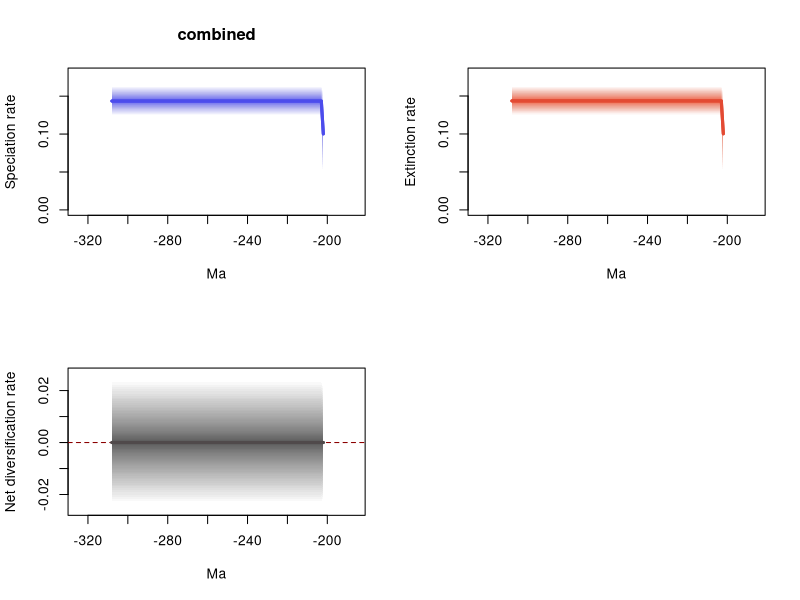

Write R code to recreate this figure.
# 1 files combined:
# 	C:\Users\SimoesLabAdmin\Documents\BDNN_Arielli\temnospondyli\mcmc_no_predictors\A_mcmc_200_Iterations/combined_10_marginal_rates.log

# 95% HPDs calculated using code from Biopy (https://www.cs.auckland.ac.nz/~yhel002/biopy/)

pdf(file='C:/Users/SimoesLabAdmin/Documents/BDNN_Arielli/temnospondyli/mcmc_no_predictors/A_mcmc_200_Iterations/combined_10_marginal_rates_RTT.pdf',width=10.8, height=8.4)
par(mfrow=c(2,2))
library(scales)
plot_RTT <- function (age,hpd_M,hpd_m,mean_m,color){
    N=100
    beta=(1:(N-1))/N
    alpha_shape=0.25
    cat=1-(beta^(1./alpha_shape))
    for (i in 1:(N-1)){
        trans= 1/N + 2/N
        polygon(c(age, rev(age)), c(hpd_M-((hpd_M-mean_m)*cat[i]), rev(hpd_m+((mean_m-hpd_m)*cat[i]))), col = alpha(color,trans), border = NA)
    }
    lines(rev(age), rev(mean_m), col = color, lwd=3)
}
    
L_hpd_m95=c(NA, NA,NA,NA,NA,NA,NA,NA,NA,NA,NA,NA,NA,NA,NA,NA,NA,NA,NA,NA,NA,NA,NA,NA,NA,NA,NA,NA,NA,NA,NA,NA,NA,NA,NA,NA,NA,NA,NA,NA,NA,NA,NA,NA,NA,NA,NA,NA,NA,NA,NA,NA,NA,NA,NA,NA,NA,NA,NA,NA,NA,NA,NA,NA,NA,NA,NA,NA,NA,NA,NA,NA,NA,NA,NA,NA,NA,NA,NA,NA,NA,NA,NA,NA,NA,NA,NA,NA,NA,NA,NA,NA,NA,NA,NA,NA,NA,NA,NA,NA,NA,NA,NA,NA,NA,NA,NA,NA,NA,NA,NA,NA,NA,NA,NA,NA,NA,NA,NA,NA,NA,NA,NA,NA,NA,NA,NA,NA,NA,NA,NA,NA,NA,NA,NA,NA,NA,NA,NA,NA,NA,NA,NA,NA,NA,NA,NA,NA,NA,NA,NA,NA,NA,NA,NA,NA,NA,NA,NA,NA,NA,NA,NA,NA,NA,NA,NA,NA,NA,NA,NA,NA,NA,NA,NA,NA,NA,NA,NA,NA,NA,NA,NA,NA,NA,NA,NA,NA,NA,NA,NA,NA,NA,NA,NA,NA,NA,NA,NA,NA,NA,NA,0.0,0.124987,0.124987,0.124987,0.124987,0.124987,0.124987,0.124987,0.124987,0.124987,0.124987,0.124987,0.124987,0.124987,0.124987,0.124987,0.124987,0.124987,0.124987,0.124987,0.124987,0.124987,0.124987,0.124987,0.124987,0.124987,0.124987,0.124987,0.124987,0.124987,0.124987,0.124987,0.124987,0.124987,0.124987,0.124987,0.124987,0.124987,0.124987,0.124987,0.124987,0.124987,0.124987,0.124987,0.124987,0.124987,0.124987,0.124987,0.124987,0.124987,0.124987,0.124987,0.124987,0.124987,0.124987,0.124987,0.124987,0.124987,0.124987,0.124987,0.124987,0.124987,0.124987,0.124987,0.124987,0.124987,0.124987,0.124987,0.124987,0.124987,0.124987,0.124987,0.124987,0.124987,0.124987,0.124987,0.124987,0.124987,0.124987,0.124987,0.124987,0.124987,0.124987,0.124987,0.124987,0.124987,0.124987,0.124987,0.124987,0.124987,0.124987,0.124987,0.124987,0.124987,0.124987,0.124987,0.124987,0.124987,0.124987,0.124987,0.124987,0.124987,0.124987,0.124987,0.124987,0.124987,0.124987)
L_hpd_M95=c(NA, NA,NA,NA,NA,NA,NA,NA,NA,NA,NA,NA,NA,NA,NA,NA,NA,NA,NA,NA,NA,NA,NA,NA,NA,NA,NA,NA,NA,NA,NA,NA,NA,NA,NA,NA,NA,NA,NA,NA,NA,NA,NA,NA,NA,NA,NA,NA,NA,NA,NA,NA,NA,NA,NA,NA,NA,NA,NA,NA,NA,NA,NA,NA,NA,NA,NA,NA,NA,NA,NA,NA,NA,NA,NA,NA,NA,NA,NA,NA,NA,NA,NA,NA,NA,NA,NA,NA,NA,NA,NA,NA,NA,NA,NA,NA,NA,NA,NA,NA,NA,NA,NA,NA,NA,NA,NA,NA,NA,NA,NA,NA,NA,NA,NA,NA,NA,NA,NA,NA,NA,NA,NA,NA,NA,NA,NA,NA,NA,NA,NA,NA,NA,NA,NA,NA,NA,NA,NA,NA,NA,NA,NA,NA,NA,NA,NA,NA,NA,NA,NA,NA,NA,NA,NA,NA,NA,NA,NA,NA,NA,NA,NA,NA,NA,NA,NA,NA,NA,NA,NA,NA,NA,NA,NA,NA,NA,NA,NA,NA,NA,NA,NA,NA,NA,NA,NA,NA,NA,NA,NA,NA,NA,NA,NA,NA,NA,NA,NA,NA,NA,NA,0.157861,0.163543,0.163543,0.163543,0.163543,0.163543,0.163543,0.163543,0.163543,0.163543,0.163543,0.163543,0.163543,0.163543,0.163543,0.163543,0.163543,0.163543,0.163543,0.163543,0.163543,0.163543,0.163543,0.163543,0.163543,0.163543,0.163543,0.163543,0.163543,0.163543,0.163543,0.163543,0.163543,0.163543,0.163543,0.163543,0.163543,0.163543,0.163543,0.163543,0.163543,0.163543,0.163543,0.163543,0.163543,0.163543,0.163543,0.163543,0.163543,0.163543,0.163543,0.163543,0.163543,0.163543,0.163543,0.163543,0.163543,0.163543,0.163543,0.163543,0.163543,0.163543,0.163543,0.163543,0.163543,0.163543,0.163543,0.163543,0.163543,0.163543,0.163543,0.163543,0.163543,0.163543,0.163543,0.163543,0.163543,0.163543,0.163543,0.163543,0.163543,0.163543,0.163543,0.163543,0.163543,0.163543,0.163543,0.163543,0.163543,0.163543,0.163543,0.163543,0.163543,0.163543,0.163543,0.163543,0.163543,0.163543,0.163543,0.163543,0.163543,0.163543,0.163543,0.163543,0.163543,0.163543,0.163543)
M_hpd_m95=c(NA, NA,NA,NA,NA,NA,NA,NA,NA,NA,NA,NA,NA,NA,NA,NA,NA,NA,NA,NA,NA,NA,NA,NA,NA,NA,NA,NA,NA,NA,NA,NA,NA,NA,NA,NA,NA,NA,NA,NA,NA,NA,NA,NA,NA,NA,NA,NA,NA,NA,NA,NA,NA,NA,NA,NA,NA,NA,NA,NA,NA,NA,NA,NA,NA,NA,NA,NA,NA,NA,NA,NA,NA,NA,NA,NA,NA,NA,NA,NA,NA,NA,NA,NA,NA,NA,NA,NA,NA,NA,NA,NA,NA,NA,NA,NA,NA,NA,NA,NA,NA,NA,NA,NA,NA,NA,NA,NA,NA,NA,NA,NA,NA,NA,NA,NA,NA,NA,NA,NA,NA,NA,NA,NA,NA,NA,NA,NA,NA,NA,NA,NA,NA,NA,NA,NA,NA,NA,NA,NA,NA,NA,NA,NA,NA,NA,NA,NA,NA,NA,NA,NA,NA,NA,NA,NA,NA,NA,NA,NA,NA,NA,NA,NA,NA,NA,NA,NA,NA,NA,NA,NA,NA,NA,NA,NA,NA,NA,NA,NA,NA,NA,NA,NA,NA,NA,NA,NA,NA,NA,NA,NA,NA,NA,NA,NA,NA,NA,NA,NA,NA,NA,0.0,0.124906,0.124906,0.124906,0.124906,0.124906,0.124906,0.124906,0.124906,0.124906,0.124906,0.124906,0.124906,0.124906,0.124906,0.124906,0.124906,0.124906,0.124906,0.124906,0.124906,0.124906,0.124906,0.124906,0.124906,0.124906,0.124906,0.124906,0.124906,0.124906,0.124906,0.124906,0.124906,0.124906,0.124906,0.124906,0.124906,0.124906,0.124906,0.124906,0.124906,0.124906,0.124906,0.124906,0.124906,0.124906,0.124906,0.124906,0.124906,0.124906,0.124906,0.124906,0.124906,0.124906,0.124906,0.124906,0.124906,0.124906,0.124906,0.124906,0.124906,0.124906,0.124906,0.124906,0.124906,0.124906,0.124906,0.124906,0.124906,0.124906,0.124906,0.124906,0.124906,0.124906,0.124906,0.124906,0.124906,0.124906,0.124906,0.124906,0.124906,0.124906,0.124906,0.124906,0.124906,0.124906,0.124906,0.124906,0.124906,0.124906,0.124906,0.124906,0.124906,0.124906,0.124906,0.124906,0.124906,0.124906,0.124906,0.124906,0.124906,0.124906,0.124906,0.124906,0.124906,0.124906,0.124906)
M_hpd_M95=c(NA, NA,NA,NA,NA,NA,NA,NA,NA,NA,NA,NA,NA,NA,NA,NA,NA,NA,NA,NA,NA,NA,NA,NA,NA,NA,NA,NA,NA,NA,NA,NA,NA,NA,NA,NA,NA,NA,NA,NA,NA,NA,NA,NA,NA,NA,NA,NA,NA,NA,NA,NA,NA,NA,NA,NA,NA,NA,NA,NA,NA,NA,NA,NA,NA,NA,NA,NA,NA,NA,NA,NA,NA,NA,NA,NA,NA,NA,NA,NA,NA,NA,NA,NA,NA,NA,NA,NA,NA,NA,NA,NA,NA,NA,NA,NA,NA,NA,NA,NA,NA,NA,NA,NA,NA,NA,NA,NA,NA,NA,NA,NA,NA,NA,NA,NA,NA,NA,NA,NA,NA,NA,NA,NA,NA,NA,NA,NA,NA,NA,NA,NA,NA,NA,NA,NA,NA,NA,NA,NA,NA,NA,NA,NA,NA,NA,NA,NA,NA,NA,NA,NA,NA,NA,NA,NA,NA,NA,NA,NA,NA,NA,NA,NA,NA,NA,NA,NA,NA,NA,NA,NA,NA,NA,NA,NA,NA,NA,NA,NA,NA,NA,NA,NA,NA,NA,NA,NA,NA,NA,NA,NA,NA,NA,NA,NA,NA,NA,NA,NA,NA,NA,0.157856,0.163307,0.163307,0.163307,0.163307,0.163307,0.163307,0.163307,0.163307,0.163307,0.163307,0.163307,0.163307,0.163307,0.163307,0.163307,0.163307,0.163307,0.163307,0.163307,0.163307,0.163307,0.163307,0.163307,0.163307,0.163307,0.163307,0.163307,0.163307,0.163307,0.163307,0.163307,0.163307,0.163307,0.163307,0.163307,0.163307,0.163307,0.163307,0.163307,0.163307,0.163307,0.163307,0.163307,0.163307,0.163307,0.163307,0.163307,0.163307,0.163307,0.163307,0.163307,0.163307,0.163307,0.163307,0.163307,0.163307,0.163307,0.163307,0.163307,0.163307,0.163307,0.163307,0.163307,0.163307,0.163307,0.163307,0.163307,0.163307,0.163307,0.163307,0.163307,0.163307,0.163307,0.163307,0.163307,0.163307,0.163307,0.163307,0.163307,0.163307,0.163307,0.163307,0.163307,0.163307,0.163307,0.163307,0.163307,0.163307,0.163307,0.163307,0.163307,0.163307,0.163307,0.163307,0.163307,0.163307,0.163307,0.163307,0.163307,0.163307,0.163307,0.163307,0.163307,0.163307,0.163307,0.163307)
R_hpd_m95=c(NA, NA,NA,NA,NA,NA,NA,NA,NA,NA,NA,NA,NA,NA,NA,NA,NA,NA,NA,NA,NA,NA,NA,NA,NA,NA,NA,NA,NA,NA,NA,NA,NA,NA,NA,NA,NA,NA,NA,NA,NA,NA,NA,NA,NA,NA,NA,NA,NA,NA,NA,NA,NA,NA,NA,NA,NA,NA,NA,NA,NA,NA,NA,NA,NA,NA,NA,NA,NA,NA,NA,NA,NA,NA,NA,NA,NA,NA,NA,NA,NA,NA,NA,NA,NA,NA,NA,NA,NA,NA,NA,NA,NA,NA,NA,NA,NA,NA,NA,NA,NA,NA,NA,NA,NA,NA,NA,NA,NA,NA,NA,NA,NA,NA,NA,NA,NA,NA,NA,NA,NA,NA,NA,NA,NA,NA,NA,NA,NA,NA,NA,NA,NA,NA,NA,NA,NA,NA,NA,NA,NA,NA,NA,NA,NA,NA,NA,NA,NA,NA,NA,NA,NA,NA,NA,NA,NA,NA,NA,NA,NA,NA,NA,NA,NA,NA,NA,NA,NA,NA,NA,NA,NA,NA,NA,NA,NA,NA,NA,NA,NA,NA,NA,NA,NA,NA,NA,NA,NA,NA,NA,NA,NA,NA,NA,NA,NA,NA,NA,NA,NA,NA,-0.022146,-0.023564,-0.023564,-0.023564,-0.023564,-0.023564,-0.023564,-0.023564,-0.023564,-0.023564,-0.023564,-0.023564,-0.023564,-0.023564,-0.023564,-0.023564,-0.023564,-0.023564,-0.023564,-0.023564,-0.023564,-0.023564,-0.023564,-0.023564,-0.023564,-0.023564,-0.023564,-0.023564,-0.023564,-0.023564,-0.023564,-0.023564,-0.023564,-0.023564,-0.023564,-0.023564,-0.023564,-0.023564,-0.023564,-0.023564,-0.023564,-0.023564,-0.023564,-0.023564,-0.023564,-0.023564,-0.023564,-0.023564,-0.023564,-0.023564,-0.023564,-0.023564,-0.023564,-0.023564,-0.023564,-0.023564,-0.023564,-0.023564,-0.023564,-0.023564,-0.023564,-0.023564,-0.023564,-0.023564,-0.023564,-0.023564,-0.023564,-0.023564,-0.023564,-0.023564,-0.023564,-0.023564,-0.023564,-0.023564,-0.023564,-0.023564,-0.023564,-0.023564,-0.023564,-0.023564,-0.023564,-0.023564,-0.023564,-0.023564,-0.023564,-0.023564,-0.023564,-0.023564,-0.023564,-0.023564,-0.023564,-0.023564,-0.023564,-0.023564,-0.023564,-0.023564,-0.023564,-0.023564,-0.023564,-0.023564,-0.023564,-0.023564,-0.023564,-0.023564,-0.023564,-0.023564,-0.023564)
R_hpd_M95=c(NA, NA,NA,NA,NA,NA,NA,NA,NA,NA,NA,NA,NA,NA,NA,NA,NA,NA,NA,NA,NA,NA,NA,NA,NA,NA,NA,NA,NA,NA,NA,NA,NA,NA,NA,NA,NA,NA,NA,NA,NA,NA,NA,NA,NA,NA,NA,NA,NA,NA,NA,NA,NA,NA,NA,NA,NA,NA,NA,NA,NA,NA,NA,NA,NA,NA,NA,NA,NA,NA,NA,NA,NA,NA,NA,NA,NA,NA,NA,NA,NA,NA,NA,NA,NA,NA,NA,NA,NA,NA,NA,NA,NA,NA,NA,NA,NA,NA,NA,NA,NA,NA,NA,NA,NA,NA,NA,NA,NA,NA,NA,NA,NA,NA,NA,NA,NA,NA,NA,NA,NA,NA,NA,NA,NA,NA,NA,NA,NA,NA,NA,NA,NA,NA,NA,NA,NA,NA,NA,NA,NA,NA,NA,NA,NA,NA,NA,NA,NA,NA,NA,NA,NA,NA,NA,NA,NA,NA,NA,NA,NA,NA,NA,NA,NA,NA,NA,NA,NA,NA,NA,NA,NA,NA,NA,NA,NA,NA,NA,NA,NA,NA,NA,NA,NA,NA,NA,NA,NA,NA,NA,NA,NA,NA,NA,NA,NA,NA,NA,NA,NA,NA,0.021546,0.024152,0.024152,0.024152,0.024152,0.024152,0.024152,0.024152,0.024152,0.024152,0.024152,0.024152,0.024152,0.024152,0.024152,0.024152,0.024152,0.024152,0.024152,0.024152,0.024152,0.024152,0.024152,0.024152,0.024152,0.024152,0.024152,0.024152,0.024152,0.024152,0.024152,0.024152,0.024152,0.024152,0.024152,0.024152,0.024152,0.024152,0.024152,0.024152,0.024152,0.024152,0.024152,0.024152,0.024152,0.024152,0.024152,0.024152,0.024152,0.024152,0.024152,0.024152,0.024152,0.024152,0.024152,0.024152,0.024152,0.024152,0.024152,0.024152,0.024152,0.024152,0.024152,0.024152,0.024152,0.024152,0.024152,0.024152,0.024152,0.024152,0.024152,0.024152,0.024152,0.024152,0.024152,0.024152,0.024152,0.024152,0.024152,0.024152,0.024152,0.024152,0.024152,0.024152,0.024152,0.024152,0.024152,0.024152,0.024152,0.024152,0.024152,0.024152,0.024152,0.024152,0.024152,0.024152,0.024152,0.024152,0.024152,0.024152,0.024152,0.024152,0.024152,0.024152,0.024152,0.024152,0.024152)
L_mean=c(NA, NA,NA,NA,NA,NA,NA,NA,NA,NA,NA,NA,NA,NA,NA,NA,NA,NA,NA,NA,NA,NA,NA,NA,NA,NA,NA,NA,NA,NA,NA,NA,NA,NA,NA,NA,NA,NA,NA,NA,NA,NA,NA,NA,NA,NA,NA,NA,NA,NA,NA,NA,NA,NA,NA,NA,NA,NA,NA,NA,NA,NA,NA,NA,NA,NA,NA,NA,NA,NA,NA,NA,NA,NA,NA,NA,NA,NA,NA,NA,NA,NA,NA,NA,NA,NA,NA,NA,NA,NA,NA,NA,NA,NA,NA,NA,NA,NA,NA,NA,NA,NA,NA,NA,NA,NA,NA,NA,NA,NA,NA,NA,NA,NA,NA,NA,NA,NA,NA,NA,NA,NA,NA,NA,NA,NA,NA,NA,NA,NA,NA,NA,NA,NA,NA,NA,NA,NA,NA,NA,NA,NA,NA,NA,NA,NA,NA,NA,NA,NA,NA,NA,NA,NA,NA,NA,NA,NA,NA,NA,NA,NA,NA,NA,NA,NA,NA,NA,NA,NA,NA,NA,NA,NA,NA,NA,NA,NA,NA,NA,NA,NA,NA,NA,NA,NA,NA,NA,NA,NA,NA,NA,NA,NA,NA,NA,NA,NA,NA,NA,NA,NA,0.100274143766667,0.143596353411111,0.143596353411111,0.143596353411111,0.143596353411111,0.143596353411111,0.143596353411111,0.143596353411111,0.143596353411111,0.143596353411111,0.143596353411111,0.143596353411111,0.143596353411111,0.143596353411111,0.143596353411111,0.143596353411111,0.143596353411111,0.143596353411111,0.143596353411111,0.143596353411111,0.143596353411111,0.143596353411111,0.143596353411111,0.143596353411111,0.143596353411111,0.143596353411111,0.143596353411111,0.143596353411111,0.143596353411111,0.143596353411111,0.143596353411111,0.143596353411111,0.143596353411111,0.143596353411111,0.143596353411111,0.143596353411111,0.143596353411111,0.143596353411111,0.143596353411111,0.143596353411111,0.143596353411111,0.143596353411111,0.143596353411111,0.143596353411111,0.143596353411111,0.143596353411111,0.143596353411111,0.143596353411111,0.143596353411111,0.143596353411111,0.143596353411111,0.143596353411111,0.143596353411111,0.143596353411111,0.143596353411111,0.143596353411111,0.143596353411111,0.143596353411111,0.143596353411111,0.143596353411111,0.143596353411111,0.143596353411111,0.143596353411111,0.143596353411111,0.143596353411111,0.143596353411111,0.143596353411111,0.143596353411111,0.143596353411111,0.143596353411111,0.143596353411111,0.143596353411111,0.143596353411111,0.143596353411111,0.143596353411111,0.143596353411111,0.143596353411111,0.143596353411111,0.143596353411111,0.143596353411111,0.143596353411111,0.143596353411111,0.143596353411111,0.143596353411111,0.143596353411111,0.143596353411111,0.143596353411111,0.143596353411111,0.143596353411111,0.143596353411111,0.143596353411111,0.143596353411111,0.143596353411111,0.143596353411111,0.143596353411111,0.143596353411111,0.143596353411111,0.143596353411111,0.143596353411111,0.143596353411111,0.143596353411111,0.143596353411111,0.143596353411111,0.143596353411111,0.143596353411111,0.143596353411111,0.143596353411111)
M_mean=c(NA, NA,NA,NA,NA,NA,NA,NA,NA,NA,NA,NA,NA,NA,NA,NA,NA,NA,NA,NA,NA,NA,NA,NA,NA,NA,NA,NA,NA,NA,NA,NA,NA,NA,NA,NA,NA,NA,NA,NA,NA,NA,NA,NA,NA,NA,NA,NA,NA,NA,NA,NA,NA,NA,NA,NA,NA,NA,NA,NA,NA,NA,NA,NA,NA,NA,NA,NA,NA,NA,NA,NA,NA,NA,NA,NA,NA,NA,NA,NA,NA,NA,NA,NA,NA,NA,NA,NA,NA,NA,NA,NA,NA,NA,NA,NA,NA,NA,NA,NA,NA,NA,NA,NA,NA,NA,NA,NA,NA,NA,NA,NA,NA,NA,NA,NA,NA,NA,NA,NA,NA,NA,NA,NA,NA,NA,NA,NA,NA,NA,NA,NA,NA,NA,NA,NA,NA,NA,NA,NA,NA,NA,NA,NA,NA,NA,NA,NA,NA,NA,NA,NA,NA,NA,NA,NA,NA,NA,NA,NA,NA,NA,NA,NA,NA,NA,NA,NA,NA,NA,NA,NA,NA,NA,NA,NA,NA,NA,NA,NA,NA,NA,NA,NA,NA,NA,NA,NA,NA,NA,NA,NA,NA,NA,NA,NA,NA,NA,NA,NA,NA,NA,0.100267313655556,0.143584448044444,0.143584448044444,0.143584448044444,0.143584448044444,0.143584448044444,0.143584448044444,0.143584448044444,0.143584448044444,0.143584448044444,0.143584448044444,0.143584448044444,0.143584448044444,0.143584448044444,0.143584448044444,0.143584448044444,0.143584448044444,0.143584448044444,0.143584448044444,0.143584448044444,0.143584448044444,0.143584448044444,0.143584448044444,0.143584448044444,0.143584448044444,0.143584448044444,0.143584448044444,0.143584448044444,0.143584448044444,0.143584448044444,0.143584448044444,0.143584448044444,0.143584448044444,0.143584448044444,0.143584448044444,0.143584448044444,0.143584448044444,0.143584448044444,0.143584448044444,0.143584448044444,0.143584448044444,0.143584448044444,0.143584448044444,0.143584448044444,0.143584448044444,0.143584448044444,0.143584448044444,0.143584448044444,0.143584448044444,0.143584448044444,0.143584448044444,0.143584448044444,0.143584448044444,0.143584448044444,0.143584448044444,0.143584448044444,0.143584448044444,0.143584448044444,0.143584448044444,0.143584448044444,0.143584448044444,0.143584448044444,0.143584448044444,0.143584448044444,0.143584448044444,0.143584448044444,0.143584448044444,0.143584448044444,0.143584448044444,0.143584448044444,0.143584448044444,0.143584448044444,0.143584448044444,0.143584448044444,0.143584448044444,0.143584448044444,0.143584448044444,0.143584448044444,0.143584448044444,0.143584448044444,0.143584448044444,0.143584448044444,0.143584448044444,0.143584448044444,0.143584448044444,0.143584448044444,0.143584448044444,0.143584448044444,0.143584448044444,0.143584448044444,0.143584448044444,0.143584448044444,0.143584448044444,0.143584448044444,0.143584448044444,0.143584448044444,0.143584448044444,0.143584448044444,0.143584448044444,0.143584448044444,0.143584448044444,0.143584448044444,0.143584448044444,0.143584448044444,0.143584448044444,0.143584448044444,0.143584448044444)
R_mean=c(NA, NA,NA,NA,NA,NA,NA,NA,NA,NA,NA,NA,NA,NA,NA,NA,NA,NA,NA,NA,NA,NA,NA,NA,NA,NA,NA,NA,NA,NA,NA,NA,NA,NA,NA,NA,NA,NA,NA,NA,NA,NA,NA,NA,NA,NA,NA,NA,NA,NA,NA,NA,NA,NA,NA,NA,NA,NA,NA,NA,NA,NA,NA,NA,NA,NA,NA,NA,NA,NA,NA,NA,NA,NA,NA,NA,NA,NA,NA,NA,NA,NA,NA,NA,NA,NA,NA,NA,NA,NA,NA,NA,NA,NA,NA,NA,NA,NA,NA,NA,NA,NA,NA,NA,NA,NA,NA,NA,NA,NA,NA,NA,NA,NA,NA,NA,NA,NA,NA,NA,NA,NA,NA,NA,NA,NA,NA,NA,NA,NA,NA,NA,NA,NA,NA,NA,NA,NA,NA,NA,NA,NA,NA,NA,NA,NA,NA,NA,NA,NA,NA,NA,NA,NA,NA,NA,NA,NA,NA,NA,NA,NA,NA,NA,NA,NA,NA,NA,NA,NA,NA,NA,NA,NA,NA,NA,NA,NA,NA,NA,NA,NA,NA,NA,NA,NA,NA,NA,NA,NA,NA,NA,NA,NA,NA,NA,NA,NA,NA,NA,NA,NA,6.829066667e-06,1.1902911111e-05,1.1902911111e-05,1.1902911111e-05,1.1902911111e-05,1.1902911111e-05,1.1902911111e-05,1.1902911111e-05,1.1902911111e-05,1.1902911111e-05,1.1902911111e-05,1.1902911111e-05,1.1902911111e-05,1.1902911111e-05,1.1902911111e-05,1.1902911111e-05,1.1902911111e-05,1.1902911111e-05,1.1902911111e-05,1.1902911111e-05,1.1902911111e-05,1.1902911111e-05,1.1902911111e-05,1.1902911111e-05,1.1902911111e-05,1.1902911111e-05,1.1902911111e-05,1.1902911111e-05,1.1902911111e-05,1.1902911111e-05,1.1902911111e-05,1.1902911111e-05,1.1902911111e-05,1.1902911111e-05,1.1902911111e-05,1.1902911111e-05,1.1902911111e-05,1.1902911111e-05,1.1902911111e-05,1.1902911111e-05,1.1902911111e-05,1.1902911111e-05,1.1902911111e-05,1.1902911111e-05,1.1902911111e-05,1.1902911111e-05,1.1902911111e-05,1.1902911111e-05,1.1902911111e-05,1.1902911111e-05,1.1902911111e-05,1.1902911111e-05,1.1902911111e-05,1.1902911111e-05,1.1902911111e-05,1.1902911111e-05,1.1902911111e-05,1.1902911111e-05,1.1902911111e-05,1.1902911111e-05,1.1902911111e-05,1.1902911111e-05,1.1902911111e-05,1.1902911111e-05,1.1902911111e-05,1.1902911111e-05,1.1902911111e-05,1.1902911111e-05,1.1902911111e-05,1.1902911111e-05,1.1902911111e-05,1.1902911111e-05,1.1902911111e-05,1.1902911111e-05,1.1902911111e-05,1.1902911111e-05,1.1902911111e-05,1.1902911111e-05,1.1902911111e-05,1.1902911111e-05,1.1902911111e-05,1.1902911111e-05,1.1902911111e-05,1.1902911111e-05,1.1902911111e-05,1.1902911111e-05,1.1902911111e-05,1.1902911111e-05,1.1902911111e-05,1.1902911111e-05,1.1902911111e-05,1.1902911111e-05,1.1902911111e-05,1.1902911111e-05,1.1902911111e-05,1.1902911111e-05,1.1902911111e-05,1.1902911111e-05,1.1902911111e-05,1.1902911111e-05,1.1902911111e-05,1.1902911111e-05,1.1902911111e-05,1.1902911111e-05,1.1902911111e-05,1.1902911111e-05,1.1902911111e-05)
trans=0.5
age=(0:(309-1))* -1
plot(age,age,type = 'n', ylim = c(0, 0.1798973), xlim = c(-324.45,-186.55), ylab = 'Speciation rate', xlab = 'Ma',main='combined' )
plot_RTT(age,L_hpd_M95,L_hpd_m95,L_mean,"#4c4cec")
lines(rev(age), rev(L_mean), col = "#4c4cec", lwd=3)
plot(age,age,type = 'n', ylim = c(0, 0.1796377), xlim = c(-324.45,-186.55), ylab = 'Extinction rate', xlab = 'Ma' )
plot_RTT(age,M_hpd_M95,M_hpd_m95,M_mean,"#e34a33")
lines(rev(age), rev(M_mean), col = "#e34a33", lwd=3)
plot(age,age,type = 'n', ylim = c(-0.025920400000000003, 0.026567200000000003), xlim = c(-324.45,-186.55), ylab = 'Net diversification rate', xlab = 'Ma' )
abline(h=0,lty=2,col="darkred")
plot_RTT(age,R_hpd_M95,R_hpd_m95,R_mean,"#504A4B")
lines(rev(age), rev(R_mean), col = "#504A4B", lwd=3)
n <- dev.off()
